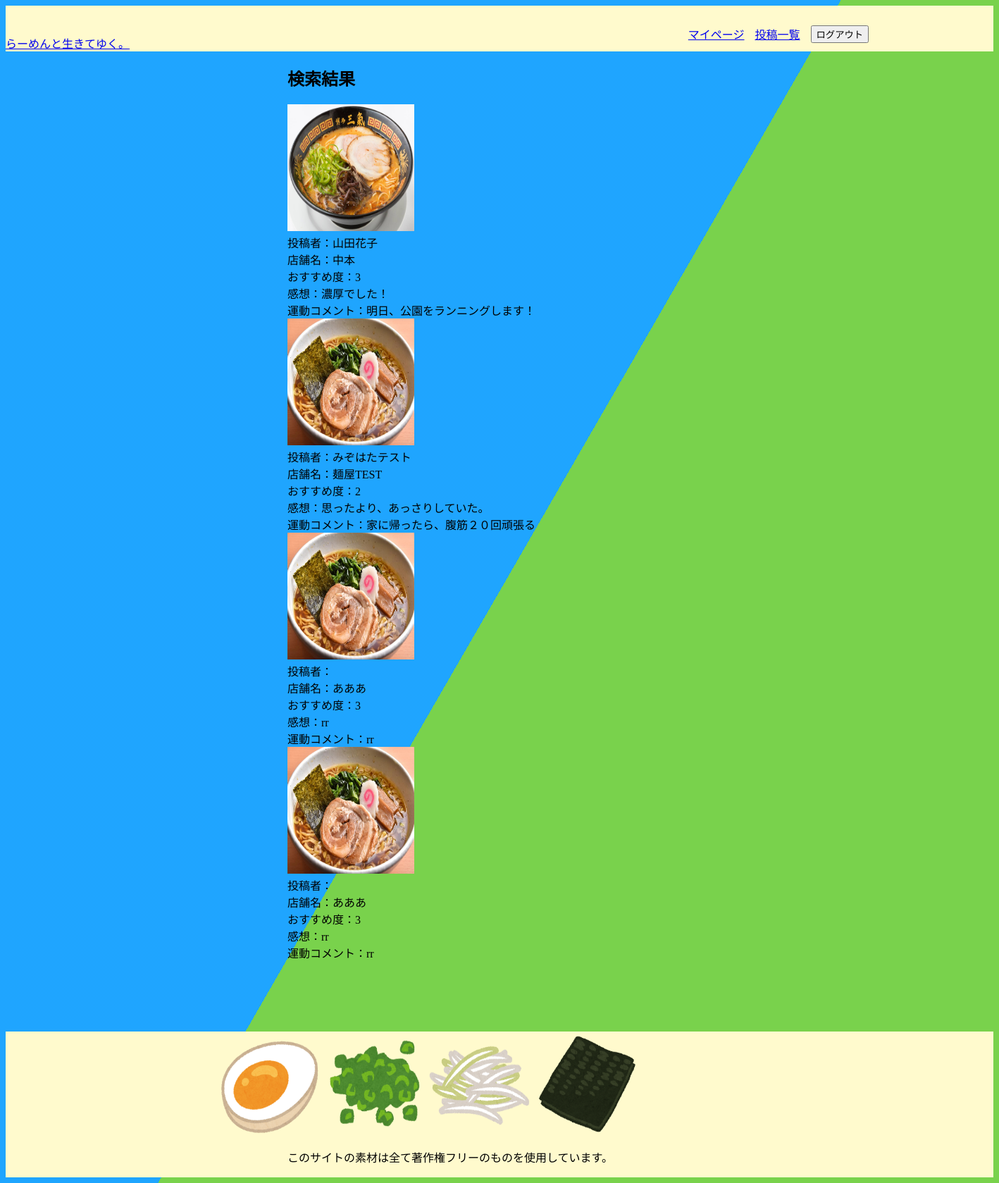
/user/kensaku.php, run on the app's committed database.
### tables this page shows
CREATE TABLE `ramens` (
  `id` int(11) NOT NULL,
  `storename` varchar(100) NOT NULL,
  `kindoframen` varchar(100) NOT NULL,
  `recommends` varchar(100) NOT NULL,
  `price` varchar(100) NOT NULL,
  `station` varchar(100) NOT NULL,
  `impression` varchar(300) NOT NULL,
  `exercise_comment` varchar(300) NOT NULL,
  `imagename` varchar(288) NOT NULL,
  `imagepath` varchar(288) NOT NULL,
  `user_id` int(11) NOT NULL,
  `created_at` datetime DEFAULT NULL
);

CREATE TABLE `users` (
  `id` int(11) NOT NULL,
  `name` varchar(100) DEFAULT NULL,
  `mail` varchar(100) DEFAULT NULL,
  `password` varchar(100) DEFAULT NULL,
  `tmp_key` varchar(100) DEFAULT NULL,
  `favorite_ramen` varchar(100) NOT NULL,
  `exercise_goal` varchar(100) NOT NULL,
  `created_at` datetime NOT NULL,
  `updated_at` datetime NOT NULL,
  `role` int(11) NOT NULL DEFAULT '0'
);

### user/kensaku.php (the view, shortened to what this page needs)
<?php
$search_word = $_POST['word'];
$dbh =  connect();
$sql ="select * from ramens LEFT JOIN users ON ramens.user_id = users.id where kindoframen like '".$search_word."%'";
$sth = $dbh->prepare($sql);
$sth->execute();
$result = $sth->fetchAll();
?>
<!DOCTYPE html>
<html lang="en">
<head>
    <link rel="stylesheet" href="../css/mypage.css">
    <link rel="stylesheet" href="../header/header2.css">
    <link rel="stylesheet" href="../footer/footer.css">
</head>
 <?php
    include("../header/header2.php");
  ?>
<body>
<div class="bg"></div>
<div class="bg bg2"></div>
<div class="bg bg3"></div>
    <div class="kensakukekka">
    <h2>検索結果</h2>
<?php foreach($result as $row): ?>
    <img class="kensaku-img" src="../<?php echo "{$row['imagepath']}"; ?>" alt="" >
    <br>
    <a>投稿者：</a><td class="postuser"><?php echo "{$row['name']}"; ?></td>
    <br>
    <a>店舗名：</a><td class="store_recommends"><?php echo "{$row['storename']}"; ?></td>
   <br>
   <a>おすすめ度：</a><td><?php echo "{$row['recommends']}"; ?></td>
   <br>
   <a>感想：</a><td ><?php echo "{$row['impression']}"; ?></td>
   <br>
   <a>運動コメント：</a><td ><?php echo "{$row['exercise_comment']}"; ?></td>
   <br>
   <?php endforeach; ?>
     </div>
</body>
 <?php
   include("../footer/footer.php");
  ?>
</html>

### header/header2.php
<header>
    <div id="menu" class="menu-list">
      <div class="menu-left">
      <a href="../login/mypage.php">らーめんと生きてゆく。</a>
      </div>
      <div class="menu-right">
       <div class="username-btn">
       <a href="../login/mypage.php">マイページ</a>
       </div>
       <div class="toukouitirann-btn">
       <a href="../user/friends_post_index.php">投稿一覧</a>
       </div>
  <form action=../login/logout.php method="POST">
   <input type="submit" name="logout"  value="ログアウト">
   </form>
  </header>

### footer/footer.php
<footer>
        <div id ="footer-img">
        <img class="footer-img" src="../img/azitama.png" alt="azitama">
        <img class="footer-img2" src="../img/negi.png" alt="negi">
        <img class="footer-img3" src="../img/naganegi.png" alt="naganegi">
        <img class="footer-img4" src="../img/nori.png" alt="nori">
        </div>
            <div class="reserved">
                <p>このサイトの素材は全て著作権フリーのものを使用しています。</p>
                </div>
    </footer>

### css/mypage.css (style rules this page uses)
body { font-family: 'TsukuARdGothic-Regular' }
img.kensaku-img { height: 180px; width: 180px; }
div.kensakukekka { margin-left: 400px; width : 1000px; }
.bg { animation:slide 3s ease-in-out infinite alternate; background-image: linear-gradient(-60deg, #6c3 50%, #09f 50%); bottom:0; left:-50%; opacity:.5; position:fixed; right:-50%; top:0; z-index:-1; }
.bg2 { animation-direction:alternate-reverse; animation-duration:4s; }
.bg3 { animation-duration:5s; }

### header/header2.css (style rules this page uses)
header { height: 65px; flex: 1; display: flex; align-items: center; background-color:#fffacd; font-family: 'TsukuARdGothic-Regular' }
.menu-list { height: 65px; width: 100%; position: absolute; display: flex; align-items: flex-end; background-color: rgba(0, 0, 0, 0); transition: all 0.5s; }
.menu-right { height: 50px; flex: 1; display: flex; justify-content: center; align-items: center; margin-left: 600px; }
div.username-btn { margin-right: 15px; }
div.toukouitirann-btn { margin-right: 15px; }

### footer/footer.css (style rules this page uses)
footer { margin: 0 auto; margin-top: 100px; background-color:#fffacd; font-family: 'TsukuARdGothic-Regular'; margin-bottom: 1px; padding-bottom: 1px; }
img.footer-img { margin-left: 300px; width: 150px; height: 150px; }
img.footer-img2 { width: 150px; height: 150px; }
img.footer-img3 { width: 150px; height: 150px; }
img.footer-img4 { width: 150px; height: 150px; }
#footer-img { display: flex; }
div.reserved { margin-top: 10px; margin-left: 400px; }

### data on the page
ramens: imagepath (picture), user.name "山田花子", storename "中本", recommends "3", impression "濃厚でした！", exercise_comment "明日、公園をランニングします！"
ramens: imagepath (picture), user.name "みぞはたテスト", storename "麺屋TEST", recommends "2", impression "思ったより、あっさりしていた。", exercise_comment "家に帰ったら、腹筋２０回頑張る"
ramens: imagepath (picture), storename "あああ", recommends "3", impression "rr", exercise_comment "rr"
ramens: imagepath (picture), storename "あああ", recommends "3", impression "rr", exercise_comment "rr"
